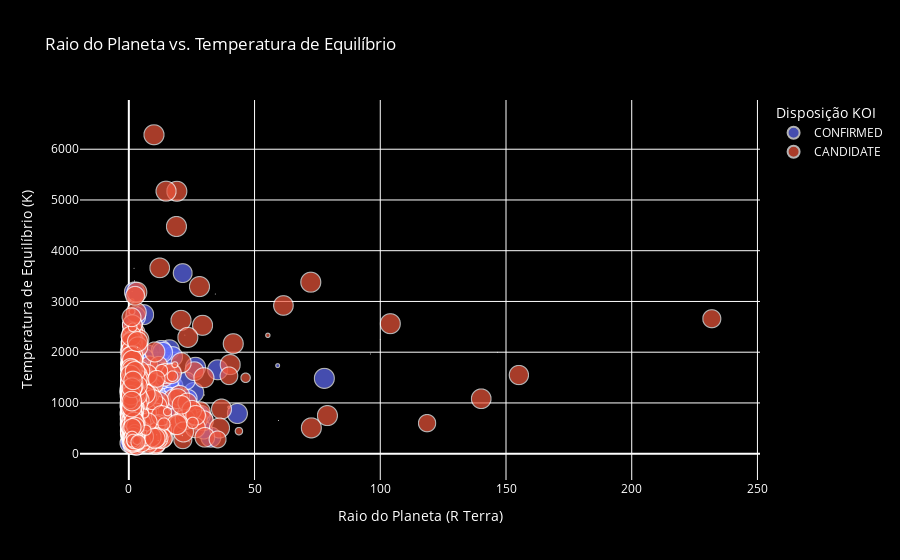

Notebook code cell kept with this figure:
### Markdown cell above
#### 2.1 Um pouco de Data Visualization

- A coluna Disposicao_KOI refere-se à disposição dos exoplanetas no Kepler Object of Interest (KOI), que é uma lista de candidatos a exoplanetas identificados pelo telescópio espacial Kepler da NASA. Essa coluna geralmente classifica os exoplanetas como "CANDIDATE" (candidato a exoplaneta) ou "CONFIRMED" (exoplaneta confirmado), indicando o status de validação dos objetos identificados como exoplanetas.

### Code cell
# 1. Scatter Plot: Raio do Planeta vs. Temperatura de Equilíbrio
# Este gráfico mostra relação entre o raio de um exoplaneta e sua temperatura de equilíbrio.
# Pode ajudar a identificar padrões ou correlações entre o tamanho de um planeta e sua temperatura,
# o que é relevante para a habitabilidade.

fig_scatter = px.scatter(df, x='Raio_Planeta', y='Temperatura_Equilibrio', color='Disposicao_KOI', 
                         hover_name='Nome_Kepler', size='Pontuacao_KOI', 
                         title='Raio do Planeta vs. Temperatura de Equilíbrio',
                         labels={'Raio_Planeta': 'Raio do Planeta (R Terra)', 'Temperatura_Equilibrio': 'Temperatura de Equilíbrio (K)'})

fig_scatter.update_layout(
xaxis_title='Raio do Planeta (R Terra)',
yaxis_title='Temperatura de Equilíbrio (K)',
legend_title='Disposição KOI',
hovermode='closest',
paper_bgcolor='black',
plot_bgcolor='black',
font=dict(color='white'))

fig_scatter.show()

### Figure 1 — Plotly figure (JSON) as saved in the notebook; plotly's stock layout.template omitted (floating-point values rounded to 4 significant figures; data arrays with more than 128 entries replaced by an {"elided": "..."} marker saying what was removed)
{"data": [{"hovertemplate": "<b>%{hovertext}</b><br><br>Disposicao_KOI=CONFIRMED<br>Raio do Planeta (R Terra)=%{x}<br>Temperatura de Equilíbrio (K)=%{y}<br>Pontuacao_KOI=%{marker.size}<extra></extra>", "hovertext": {"elided": "2722 str values"}, "legendgroup": "CONFIRMED", "marker": {"color": "#636efa", "size": {"elided": "2722 float values"}, "sizemode": "area", "sizeref": 0.0025, "symbol": "circle"}, "mode": "markers", "name": "CONFIRMED", "showlegend": true, "type": "scattergl", "x": {"elided": "2722 float values"}, "xaxis": "x", "y": {"elided": "2722 int values"}, "yaxis": "y"}, {"hovertemplate": "<b>%{hovertext}</b><br><br>Disposicao_KOI=CANDIDATE<br>Raio do Planeta (R Terra)=%{x}<br>Temperatura de Equilíbrio (K)=%{y}<br>Pontuacao_KOI=%{marker.size}<extra></extra>", "hovertext": {"elided": "1172 str values"}, "legendgroup": "CANDIDATE", "marker": {"color": "#EF553B", "size": {"elided": "1172 float values"}, "sizemode": "area", "sizeref": 0.0025, "symbol": "circle"}, "mode": "markers", "name": "CANDIDATE", "showlegend": true, "type": "scattergl", "x": {"elided": "1172 float values"}, "xaxis": "x", "y": {"elided": "1172 int values"}, "yaxis": "y"}], "layout": {"font": {"color": "white"}, "hovermode": "closest", "legend": {"itemsizing": "constant", "title": {"text": "Disposição KOI"}, "tracegroupgap": 0}, "paper_bgcolor": "black", "plot_bgcolor": "black", "title": {"text": "Raio do Planeta vs. Temperatura de Equilíbrio"}, "xaxis": {"anchor": "y", "domain": [0, 1], "title": {"text": "Raio do Planeta (R Terra)"}}, "yaxis": {"anchor": "x", "domain": [0, 1], "title": {"text": "Temperatura de Equilíbrio (K)"}}}}
